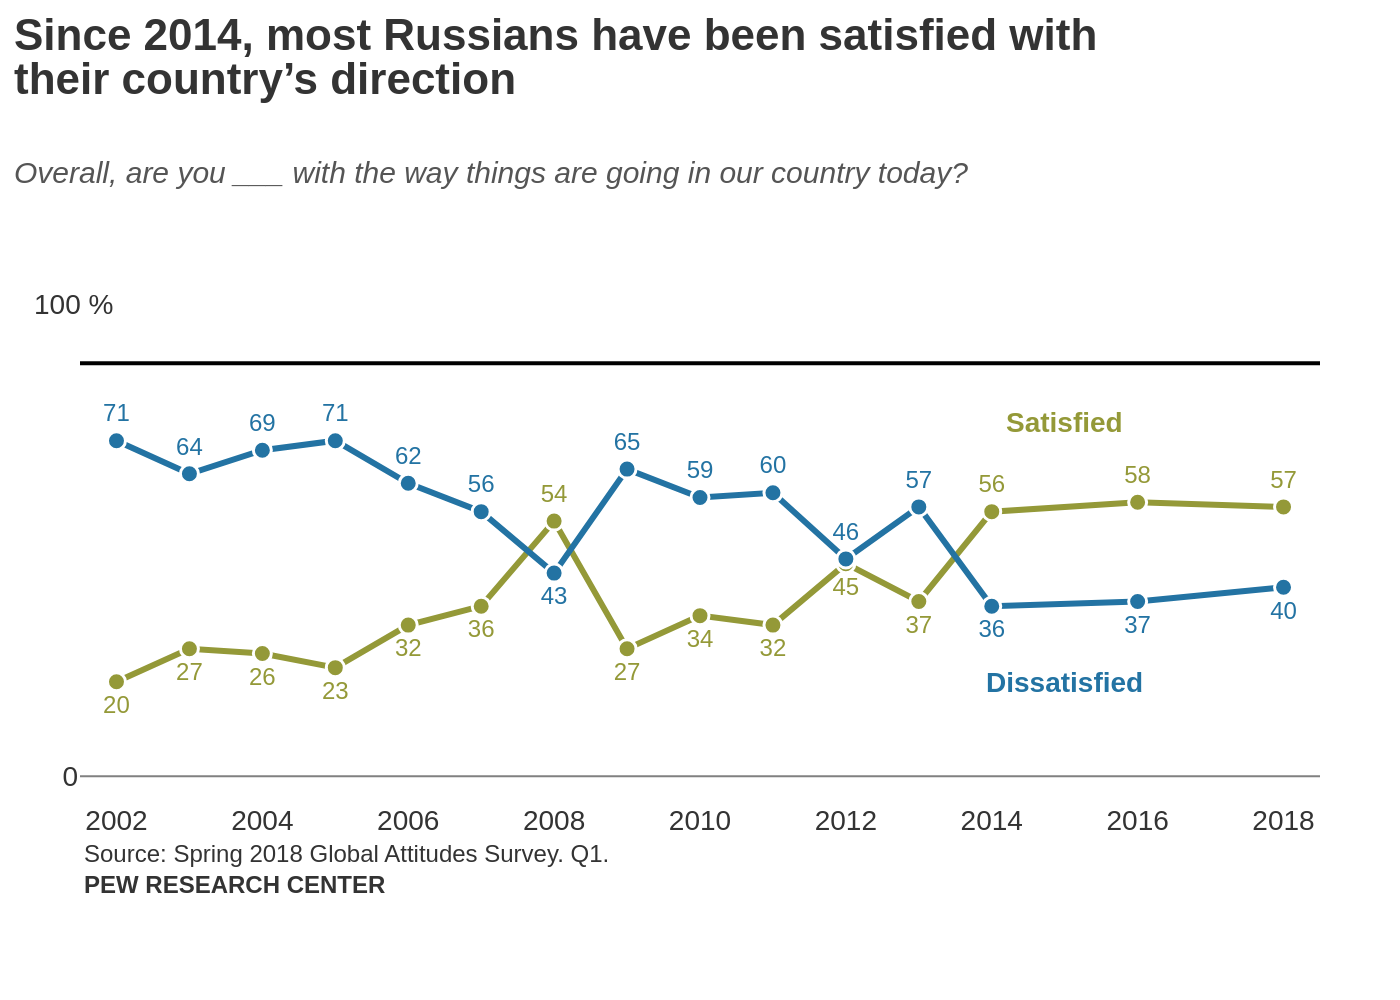

Generate this figure with Python:
import sys
import json
import pathlib
import plotly.graph_objects as go

# --- 1. Load data from JSON file provided as a command-line argument ---
if len(sys.argv) != 2:
    print("Usage: python create_chart.py <path_to_json_file>")
    sys.exit(1)

json_path = pathlib.Path(sys.argv[1])
if not json_path.is_file():
    print(f"Error: File not found at {json_path}")
    sys.exit(1)

with open(json_path, 'r', encoding='utf-8') as f:
    chart_info = json.load(f)

chart_data = chart_info["chart_data"]
texts = chart_info["texts"]
colors = chart_info["colors"]

# --- 2. Prepare data and text positions ---
y_satisfied = chart_data[0]['y']
y_dissatisfied = chart_data[1]['y']

textpos_satisfied = []
textpos_dissatisfied = []

for ys, yd in zip(y_satisfied, y_dissatisfied):
    if ys > yd:
        textpos_satisfied.append('top center')
        textpos_dissatisfied.append('bottom center')
    else:
        textpos_satisfied.append('bottom center')
        textpos_dissatisfied.append('top center')

# --- 3. Create the figure and add traces ---
fig = go.Figure()

for i, series in enumerate(chart_data):
    textpositions = textpos_satisfied if series['name'] == 'Satisfied' else textpos_dissatisfied
    fig.add_trace(go.Scatter(
        x=series['x'],
        y=series['y'],
        name=series['name'],
        mode='lines+markers+text',
        line=dict(color=colors[i], width=3),
        marker=dict(
            color=colors[i],
            size=9,
            line=dict(color='white', width=1.5)
        ),
        text=[f'{val}' for val in series['y']],
        textposition=textpositions,
        textfont=dict(
            family="Arial",
            size=12,
            color=colors[i]
        ),
        hoverinfo='none',
        showlegend=False
    ))

# --- 4. Configure layout, title, axes, and annotations ---
fig.update_layout(
    plot_bgcolor='white',
    paper_bgcolor='white',
    font=dict(family="Arial", size=12, color='#333333'),
    margin=dict(l=40, r=40, t=140, b=100),
    title=dict(
        text=f"<span style='font-size: 22px;'>{texts['title']}</span>"
             f"<br><sup style='font-size:1em'></sup>"
             f"<br><span style='font-size: 15px; color: #555555;'>{texts['subtitle']}</span>",
        y=0.95,
        x=0.01,
        xanchor='left',
        yanchor='top'
    ),
    xaxis=dict(
        showline=False,
        showgrid=False,
        showticklabels=True,
        tickmode='array',
        tickvals=[2002, 2004, 2006, 2008, 2010, 2012, 2014, 2016, 2018],
        tickfont=dict(size=14),
        zeroline=False,
        range=[2001.5, 2018.5]
    ),
    yaxis=dict(
        showline=False,
        showgrid=False,
        showticklabels=True,
        range=[-5, 105],
        tickmode='array',
        tickvals=[0],
        ticktext=['0'],
        tickfont=dict(size=14),
        zeroline=False
    ),
    annotations=[
        # Source text
        dict(
            text=texts['source'],
            showarrow=False,
            xref='paper', yref='paper',
            x=0, y=-0.20,
            xanchor='left', yanchor='bottom',
            align='left',
            font=dict(size=12)
        ),
        # Y-axis top label
        dict(
            text="100 %",
            showarrow=False,
            xref='paper', yref='y',
            x=-0.04, y=100,
            xanchor='left', yanchor='middle',
            font=dict(size=14)
        ),
        # Legend-like labels
        dict(
            text="<b>Satisfied</b>",
            showarrow=False,
            xref='x', yref='y',
            x=2015, y=75,
            font=dict(size=14, color=colors[0])
        ),
        dict(
            text="<b>Dissatisfied</b>",
            showarrow=False,
            xref='x', yref='y',
            x=2015, y=20,
            font=dict(size=14, color=colors[1])
        ),
    ],
    shapes=[
        # Main title separator line
        dict(
            type='line',
            xref='paper', yref='paper',
            x0=0, x1=1,
            y0=0.84, y1=0.84,
            line=dict(color='black', width=2)
        ),
        # X-axis line
        dict(
            type='line',
            xref='paper', yref='y',
            x0=0, x1=1,
            y0=0, y1=0,
            line=dict(color='grey', width=1)
        )
    ]
)

# --- 5. Output the chart to a PNG file ---
output_filename = f"{json_path.stem}.png"
fig.write_image(output_filename, scale=2)

print(f"Chart saved to {output_filename}")
